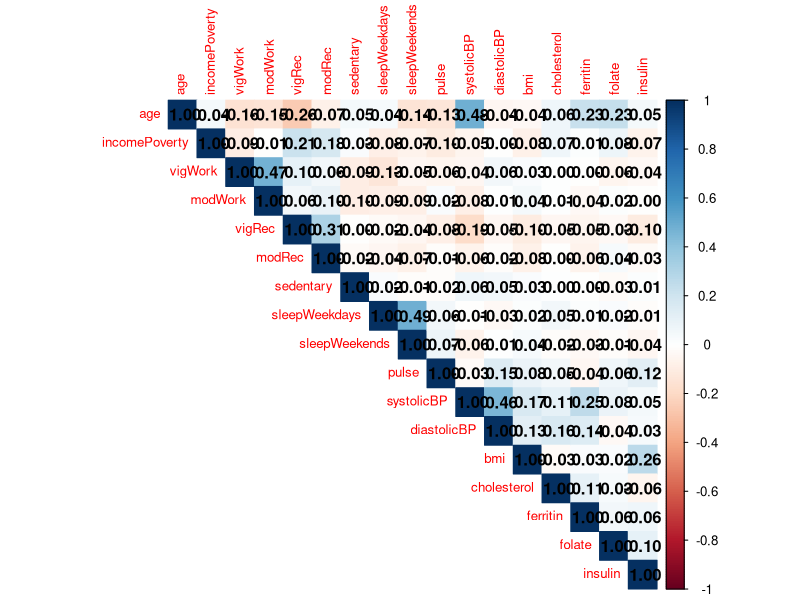

R code for this plot: (Note: this script raises an error after producing the figure.)
library(tidyverse)
library(corrplot)
df <- read_tsv("regression_variables.txt")               

# ========== Step 1 ===========
# Numeric continuous variables only
num_vars <- df[, sapply(df, function(x) {
  is.numeric(x) && length(unique(na.omit(x))) > 2
})]
# remove specific variables
num_vars <- num_vars[, !(names(num_vars) %in% c("id"))]

# Categorical variables
cat_vars <- df[, sapply(df, function(x) {
  is.factor(x) || is.character(x) || length(unique(na.omit(x))) <= 2
})]

# ==== numeric vs numeric Correlation matrix ==== 
cor_matrix <- cor(num_vars, use = "complete.obs")


corrplot(cor_matrix,
         method = "color",
         type = "upper",
         tl.cex = 0.8,
         addCoef.col = "black")

# ==== categorical vs categorical ==== 
cat_names <- names(cat_vars)

chi_results <- list()

for (i in 1:(length(cat_names)-1)) {
  for (j in (i+1):length(cat_names)) {
    var1 <- cat_names[i]
    var2 <- cat_names[j]
    
    test <- chisq.test(df[[var1]], df[[var2]])
    
    chi_results[[paste(var1, var2, sep = "_")]] <- test$p.value
  }
}

# Convert to table
chi_pvalues <- data.frame(
  pair = names(chi_results),
  p_value = unlist(chi_results)
)

# Show significant ones
#subset(chi_pvalues, p_value < 0.05)

# Filter meaningful pairs
subset(chi_pvalues,
       p_value < 0.05 &
         grepl("highBP", pair))



# ==== numeric vs categorical t-test ==== 
num_names <- names(num_vars)
cat_names <- names(cat_vars)

results <- data.frame()

for (num in num_names) {
  for (cat in cat_names) {
    
    # only do test if categorical has 2 levels
    if (length(unique(df[[cat]])) == 2) {
      test <- t.test(df[[num]] ~ df[[cat]])
      
      results <- rbind(results, data.frame(
        numeric = num,
        categorical = cat,
        p_value = test$p.value
      ))
    }
  }
}

# Show important ones
#subset(results, p_value < 0.05)


# only look at our Y-related
highBP_num_results <- subset(results, categorical == "highBP")
# including p_value > 0.05
highBP_num_results[order(highBP_num_results$p_value), ]
